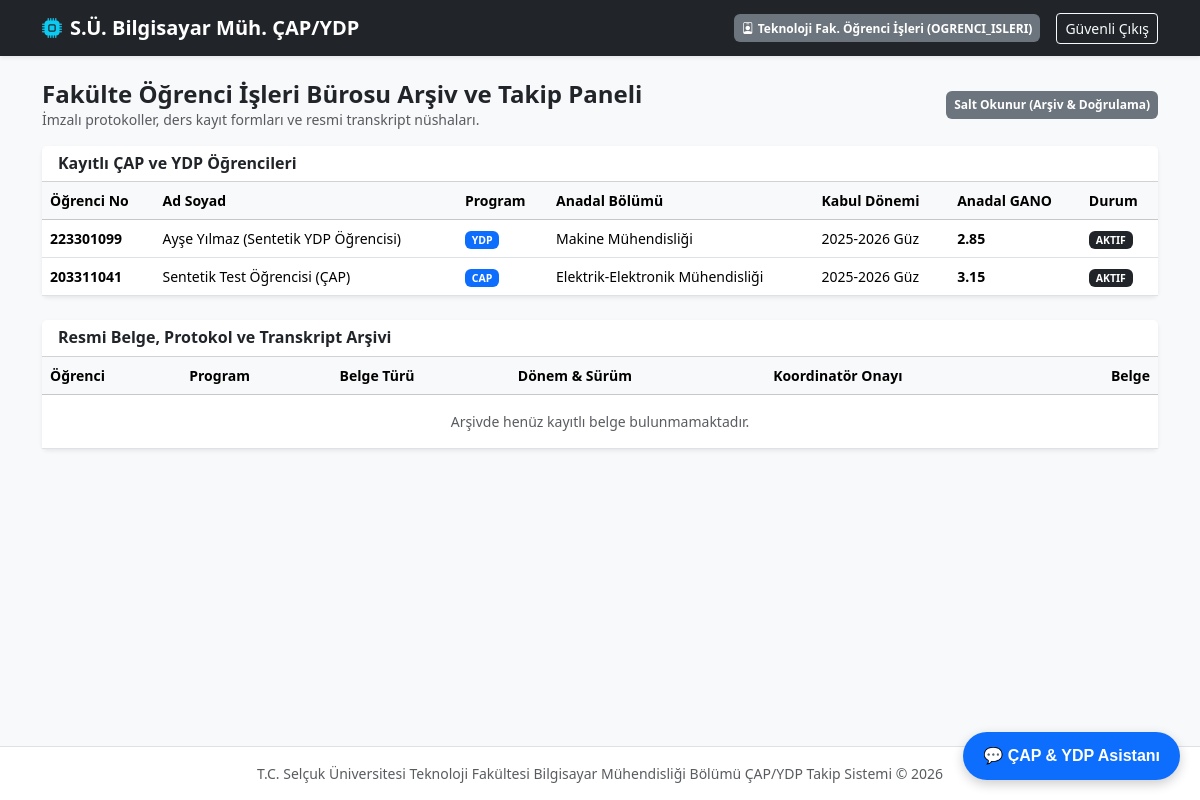
The page /ogrenciisleri/index.php (signed in) on the database its author committed.
### tables this page shows
CREATE TABLE IF NOT EXISTS students (
    id INT AUTO_INCREMENT PRIMARY KEY,
    user_id INT NOT NULL,
    program_turu ENUM('CAP', 'YDP') NOT NULL,
    anadal_bolum VARCHAR(100) NOT NULL,
    kabul_donemi VARCHAR(20) NOT NULL,
    kayitli_donem_sayisi INT DEFAULT 1,
    anadal_gano DECIMAL(3,2) DEFAULT 0.00,
    anadal_gano_kaynak VARCHAR(100) DEFAULT 'Resmi Transkript',
    gano_dusme_sayisi INT DEFAULT 0,
    cap_ort_dusme_sayisi INT DEFAULT 0,
    ust_uste_ders_almama INT DEFAULT 0,
    koordinator_ozel_notu TEXT NULL,
    durum ENUM('aktif', 'mezun', 'sertifika_aldi', 'kaydi_silindi') DEFAULT 'aktif',
    durum_gerekcesi TEXT NULL,
    FOREIGN KEY (user_id) REFERENCES users(id) ON DELETE CASCADE
);

CREATE TABLE IF NOT EXISTS users (
    id INT AUTO_INCREMENT PRIMARY KEY,
    ogrenci_no VARCHAR(20) UNIQUE NULL,
    email VARCHAR(100) UNIQUE NOT NULL,
    password_hash VARCHAR(255) NOT NULL,
    ad_soyad VARCHAR(100) NOT NULL,
    role ENUM('koordinator', 'ogrenci', 'bolum_baskani', 'ogrenci_isleri') NOT NULL,
    is_active TINYINT(1) DEFAULT 1,
    created_at TIMESTAMP DEFAULT CURRENT_TIMESTAMP
);

### config/db.php (called while the page is built, shortened)
<?php
function e($str) {
    return htmlspecialchars((string)$str, ENT_QUOTES, 'UTF-8');
}
?>

### ogrenciisleri/index.php (the view, shortened to what this page needs)
<?php
require_once '../config/db.php';
$ogrenciler = $db->query("SELECT s.*, u.ad_soyad, u.ogrenci_no FROM students s JOIN users u ON s.user_id = u.id ORDER BY s.id DESC")->fetchAll();
$belgeler = $db->query("SELECT d.*, u.ad_soyad, u.ogrenci_no, s.program_turu FROM student_documents d JOIN students s ON d.student_id = s.id JOIN users u ON s.user_id = u.id ORDER BY d.id DESC")->fetchAll();
require_once '../includes/header.php';
?>
<div class="d-flex justify-content-between align-items-center mb-3">
    <div>
        <h4 class="fw-bold mb-0">Fakülte Öğrenci İşleri Bürosu Arşiv ve Takip Paneli</h4>
        <p class="text-muted small mb-0">İmzalı protokoller, ders kayıt formları ve resmi transkript nüshaları.</p>
    </div>
    <span class="badge bg-secondary p-2">Salt Okunur (Arşiv & Doğrulama)</span>
</div>
<div class="card border-0 shadow-sm mb-4">
    <div class="card-header bg-white py-2"><h6 class="mb-0 fw-bold">Kayıtlı ÇAP ve YDP Öğrencileri</h6></div>
    <div class="table-responsive">
        <table class="table table-hover align-middle mb-0 small">
            <thead class="table-light">
                <tr><th>Öğrenci No</th><th>Ad Soyad</th><th>Program</th><th>Anadal Bölümü</th><th>Kabul Dönemi</th><th>Anadal GANO</th><th>Durum</th></tr>
            </thead>
            <tbody>
                <?php foreach ($ogrenciler as $o): ?>
                    <tr>
                        <td class="fw-bold"><?= e($o['ogrenci_no']) ?></td>
                        <td><?= e($o['ad_soyad']) ?></td>
                        <td><span class="badge bg-primary"><?= e($o['program_turu']) ?></span></td>
                        <td><?= e($o['anadal_bolum']) ?></td>
                        <td><?= e($o['kabul_donemi']) ?></td>
                        <td><b><?= e($o['anadal_gano']) ?></b></td>
                        <td><span class="badge bg-dark"><?= strtoupper(e($o['durum'])) ?></span></td>
                    </tr>
                <?php endforeach; ?>
            </tbody>
        </table>
    </div>
</div>
<div class="card border-0 shadow-sm">
    <div class="card-header bg-white py-2"><h6 class="mb-0 fw-bold">Resmi Belge, Protokol ve Transkript Arşivi</h6></div>
    <div class="table-responsive">
        <table class="table table-hover align-middle mb-0 small">
            <thead class="table-light">
                <tr>
                    <th>Öğrenci</th>
                    <th>Program</th>
                    <th>Belge Türü</th>
                    <th>Dönem & Sürüm</th>
                    <th>Koordinatör Onayı</th>
                    <th class="text-end">Belge</th>
                </tr>
            </thead>
            <tbody>
                <?php if (empty($belgeler)): ?>
                    <tr><td colspan="6" class="text-center py-3 text-muted">Arşivde henüz kayıtlı belge bulunmamaktadır.</td></tr>
                <?php else: foreach ($belgeler as $b): ?>
                    <tr>
                        <td class="fw-bold"><?= e($b['ad_soyad']) ?> (<?= e($b['ogrenci_no']) ?>)</td>
                        <td><span class="badge bg-primary"><?= e($b['program_turu']) ?></span></td>
                        <td><?= strtoupper(str_replace('_', ' ', e($b['belge_turu']))) ?></td>
                        <td><?= e($b['akademik_yil']) ?> <?= e($b['donem']) ?> (v<?= $b['versiyon'] ?>)</td>
                        <td><span class="badge bg-<?= $b['onay_durumu']==='onaylandi'?'success':'warning text-dark' ?>"><?= strtoupper(e($b['onay_durumu'])) ?></span></td>
                        <td class="text-end">
                            <a href="<?= e($b['sunucu_dosya_yolu']) ?>" target="_blank" class="btn btn-sm btn-outline-dark">Görüntüle</a>
                        </td>
                    </tr>
                <?php endforeach; endif; ?>
            </tbody>
        </table>
    </div>
</div>
<?php require_once '../includes/footer.php'; ?>

### rows shown on the page
students: user.ogrenci_no "223301099", user.ad_soyad "Ayşe Yılmaz (Sentetik YDP Öğrencisi)", program_turu "YDP", anadal_bolum "Makine Mühendisliği", kabul_donemi "2025-2026 Güz", anadal_gano "2.85", durum "AKTIF"
students: user.ogrenci_no "203311041", user.ad_soyad "Sentetik Test Öğrencisi (ÇAP)", program_turu "CAP", anadal_bolum "Elektrik-Elektronik Mühendisliği", kabul_donemi "2025-2026 Güz", anadal_gano "3.15", durum "AKTIF"

### other values the page prints
$_SESSION['ad_soyad'] "Teknoloji Fak. Öğrenci İşleri"
$_SESSION['role'] "OGRENCI_ISLERI"
